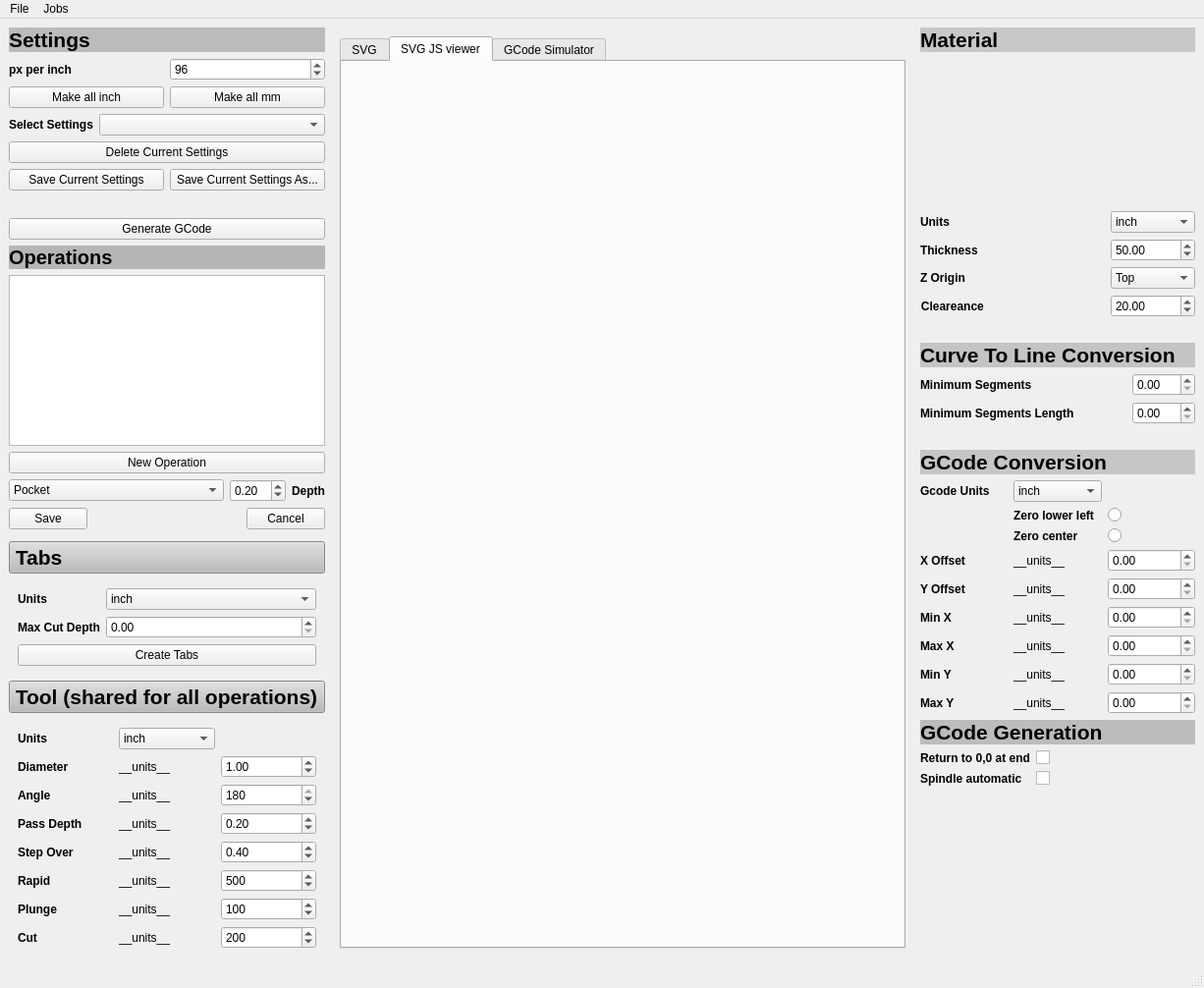
<?xml version="1.0" encoding="UTF-8"?>
<ui version="4.0">
 <class>main</class>
 <widget class="QMainWindow" name="main">
  <property name="geometry">
   <rect>
    <x>0</x>
    <y>0</y>
    <width>1226</width>
    <height>1006</height>
   </rect>
  </property>
  <property name="windowTitle">
   <string>main</string>
  </property>
  <widget class="QWidget" name="centralwidget">
   <layout class="QHBoxLayout" name="horizontalLayout_2" stretch="0,1,0">
    <item>
     <layout class="QVBoxLayout" name="verticalLayoutLeft" stretch="0,1,0,0,0,0">
      <item>
       <layout class="QVBoxLayout" name="verticalLayoutSettings" stretch="0,0,0,0,0,0">
        <item>
         <widget class="QLabel" name="label_Settings">
          <property name="font">
           <font>
            <pointsize>16</pointsize>
            <weight>75</weight>
            <bold>true</bold>
           </font>
          </property>
          <property name="styleSheet">
           <string notr="true">background-color: rgb(187, 187, 187);</string>
          </property>
          <property name="text">
           <string>Settings</string>
          </property>
         </widget>
        </item>
        <item>
         <layout class="QHBoxLayout" name="horizontalLayout">
          <item>
           <widget class="QLabel" name="label_PxPerInch">
            <property name="font">
             <font>
              <weight>75</weight>
              <bold>true</bold>
             </font>
            </property>
            <property name="text">
             <string>px per inch</string>
            </property>
           </widget>
          </item>
          <item>
           <widget class="QSpinBox" name="spinBox_PxPerInch">
            <property name="maximum">
             <number>126</number>
            </property>
            <property name="value">
             <number>96</number>
            </property>
           </widget>
          </item>
         </layout>
        </item>
        <item>
         <layout class="QHBoxLayout" name="horizontalLayout_4">
          <item>
           <widget class="QPushButton" name="pushButton_MakeAll_inch">
            <property name="text">
             <string>Make all inch</string>
            </property>
           </widget>
          </item>
          <item>
           <widget class="QPushButton" name="pushButton_MakeAll_mm">
            <property name="text">
             <string>Make all mm</string>
            </property>
           </widget>
          </item>
         </layout>
        </item>
        <item>
         <layout class="QHBoxLayout" name="horizontalLayout_5" stretch="0,1">
          <item>
           <widget class="QLabel" name="label">
            <property name="font">
             <font>
              <weight>75</weight>
              <bold>true</bold>
             </font>
            </property>
            <property name="text">
             <string>Select Settings</string>
            </property>
           </widget>
          </item>
          <item>
           <widget class="QComboBox" name="comboBox_Settings_SettingsList"/>
          </item>
         </layout>
        </item>
        <item>
         <widget class="QPushButton" name="pushButton_Settings_DeleteCurrent">
          <property name="text">
           <string>Delete Current Settings</string>
          </property>
         </widget>
        </item>
        <item>
         <layout class="QGridLayout" name="gridLayout">
          <item row="0" column="1">
           <widget class="QPushButton" name="pushButton_Settings_SaveAs">
            <property name="sizePolicy">
             <sizepolicy hsizetype="Preferred" vsizetype="Fixed">
              <horstretch>0</horstretch>
              <verstretch>0</verstretch>
             </sizepolicy>
            </property>
            <property name="text">
             <string>Save Current Settings As...</string>
            </property>
           </widget>
          </item>
          <item row="0" column="0">
           <widget class="QPushButton" name="pushButton_Settings_Save">
            <property name="sizePolicy">
             <sizepolicy hsizetype="Preferred" vsizetype="Fixed">
              <horstretch>0</horstretch>
              <verstretch>0</verstretch>
             </sizepolicy>
            </property>
            <property name="text">
             <string>Save Current Settings</string>
            </property>
           </widget>
          </item>
         </layout>
        </item>
       </layout>
      </item>
      <item>
       <layout class="QVBoxLayout" name="verticalLayoutOperations">
        <item>
         <spacer name="verticalSpacer">
          <property name="orientation">
           <enum>Qt::Vertical</enum>
          </property>
          <property name="sizeHint" stdset="0">
           <size>
            <width>20</width>
            <height>40</height>
           </size>
          </property>
         </spacer>
        </item>
        <item>
         <widget class="QPushButton" name="pushButton">
          <property name="text">
           <string>Generate GCode</string>
          </property>
         </widget>
        </item>
        <item>
         <widget class="QLabel" name="label_Operations">
          <property name="font">
           <font>
            <pointsize>15</pointsize>
            <weight>75</weight>
            <bold>true</bold>
           </font>
          </property>
          <property name="autoFillBackground">
           <bool>false</bool>
          </property>
          <property name="styleSheet">
           <string notr="true">background-color: rgb(182, 182, 182);</string>
          </property>
          <property name="text">
           <string>Operations</string>
          </property>
         </widget>
        </item>
        <item>
         <widget class="PyCutSimpleTableWidget" name="tableWidget_Operations_ViewOps"/>
        </item>
        <item>
         <widget class="QPushButton" name="pushButton_Operations_CreateNewOp">
          <property name="text">
           <string>New Operation</string>
          </property>
         </widget>
        </item>
        <item>
         <layout class="QHBoxLayout" name="horizontalLayout_3" stretch="1,0,0">
          <item>
           <widget class="QComboBox" name="comboBox_Operations_OpType">
            <item>
             <property name="text">
              <string>Pocket</string>
             </property>
            </item>
            <item>
             <property name="text">
              <string>Inside</string>
             </property>
            </item>
            <item>
             <property name="text">
              <string>Outside</string>
             </property>
            </item>
            <item>
             <property name="text">
              <string>Engrave</string>
             </property>
            </item>
            <item>
             <property name="text">
              <string>V Pocket</string>
             </property>
            </item>
           </widget>
          </item>
          <item>
           <widget class="QDoubleSpinBox" name="doubleSpinBox_Operations_OpDepth">
            <property name="maximum">
             <double>10.000000000000000</double>
            </property>
            <property name="singleStep">
             <double>0.100000000000000</double>
            </property>
            <property name="value">
             <double>0.200000000000000</double>
            </property>
           </widget>
          </item>
          <item>
           <widget class="QLabel" name="label_Operations_OpDepth">
            <property name="font">
             <font>
              <weight>75</weight>
              <bold>true</bold>
             </font>
            </property>
            <property name="text">
             <string>Depth</string>
            </property>
           </widget>
          </item>
         </layout>
        </item>
        <item>
         <layout class="QHBoxLayout" name="horizontalLayout_Op">
          <item>
           <widget class="QPushButton" name="pushButton_Operations_SaveOp">
            <property name="text">
             <string>Save</string>
            </property>
           </widget>
          </item>
          <item>
           <spacer name="horizontalSpacer">
            <property name="orientation">
             <enum>Qt::Horizontal</enum>
            </property>
            <property name="sizeHint" stdset="0">
             <size>
              <width>40</width>
              <height>20</height>
             </size>
            </property>
           </spacer>
          </item>
          <item>
           <widget class="QPushButton" name="pushButton_Operations_CancelOp">
            <property name="text">
             <string>Cancel</string>
            </property>
           </widget>
          </item>
         </layout>
        </item>
        <item>
         <widget class="QWidget" name="widget_op" native="true"/>
        </item>
       </layout>
      </item>
      <item>
       <layout class="QVBoxLayout" name="verticalLayoutTabs">
        <item>
         <widget class="QPushButton" name="pushButton_ShowHideTabs">
          <property name="font">
           <font>
            <pointsize>16</pointsize>
            <weight>75</weight>
            <bold>true</bold>
           </font>
          </property>
          <property name="styleSheet">
           <string notr="true">background-color: rgb(187, 187, 187);
text-align:left;</string>
          </property>
          <property name="text">
           <string> Tabs</string>
          </property>
         </widget>
        </item>
       </layout>
      </item>
      <item>
       <layout class="QVBoxLayout" name="verticalLayoutTabsContent" stretch="0">
        <item>
         <widget class="QWidget" name="grid_Tabs" native="true">
          <property name="minimumSize">
           <size>
            <width>0</width>
            <height>44</height>
           </size>
          </property>
          <layout class="QVBoxLayout" name="verticalLayout_4">
           <item>
            <layout class="QVBoxLayout" name="verticalLayout_2">
             <item>
              <layout class="QFormLayout" name="formLayout_Tabs">
               <property name="labelAlignment">
                <set>Qt::AlignLeading|Qt::AlignLeft|Qt::AlignVCenter</set>
               </property>
               <property name="formAlignment">
                <set>Qt::AlignLeading|Qt::AlignLeft|Qt::AlignTop</set>
               </property>
               <item row="0" column="0">
                <widget class="QLabel" name="label_TabsUnits">
                 <property name="font">
                  <font>
                   <weight>75</weight>
                   <bold>true</bold>
                  </font>
                 </property>
                 <property name="text">
                  <string>Units</string>
                 </property>
                </widget>
               </item>
               <item row="0" column="1">
                <widget class="QComboBox" name="comboBox_Tabs_Units">
                 <item>
                  <property name="text">
                   <string>inch</string>
                  </property>
                 </item>
                 <item>
                  <property name="text">
                   <string>mm</string>
                  </property>
                 </item>
                </widget>
               </item>
               <item row="1" column="0">
                <widget class="QLabel" name="label_Tabs_MaxCutDepth">
                 <property name="font">
                  <font>
                   <weight>75</weight>
                   <bold>true</bold>
                  </font>
                 </property>
                 <property name="text">
                  <string>Max Cut Depth</string>
                 </property>
                </widget>
               </item>
               <item row="1" column="1">
                <widget class="QDoubleSpinBox" name="doubleSpinBox_Tabs_MaxCutDepth"/>
               </item>
              </layout>
             </item>
            </layout>
           </item>
           <item>
            <widget class="QPushButton" name="pushButton_Tabs_CreateTabs">
             <property name="text">
              <string>Create Tabs</string>
             </property>
            </widget>
           </item>
          </layout>
         </widget>
        </item>
       </layout>
      </item>
      <item>
       <layout class="QVBoxLayout" name="verticalLayoutTools">
        <item>
         <layout class="QHBoxLayout" name="horizontalLayout_7" stretch="0">
          <item>
           <widget class="QPushButton" name="pushButton_ShowHideTool">
            <property name="sizePolicy">
             <sizepolicy hsizetype="Expanding" vsizetype="Fixed">
              <horstretch>0</horstretch>
              <verstretch>0</verstretch>
             </sizepolicy>
            </property>
            <property name="maximumSize">
             <size>
              <width>16777215</width>
              <height>16777215</height>
             </size>
            </property>
            <property name="font">
             <font>
              <pointsize>16</pointsize>
              <weight>75</weight>
              <bold>true</bold>
             </font>
            </property>
            <property name="styleSheet">
             <string notr="true">background-color: rgb(187, 187, 187);
text-align:left;</string>
            </property>
            <property name="text">
             <string> Tool (shared for all operations)</string>
            </property>
           </widget>
          </item>
         </layout>
        </item>
       </layout>
      </item>
      <item>
       <layout class="QVBoxLayout" name="verticalLayoutToolsContent">
        <item>
         <widget class="QWidget" name="grid_Tool" native="true">
          <layout class="QGridLayout" name="gridLayout_2">
           <item row="0" column="0">
            <layout class="QGridLayout" name="gridLayout_Tool">
             <item row="0" column="0">
              <widget class="QLabel" name="label_Tool_Units">
               <property name="font">
                <font>
                 <weight>75</weight>
                 <bold>true</bold>
                </font>
               </property>
               <property name="text">
                <string>Units</string>
               </property>
              </widget>
             </item>
             <item row="0" column="1">
              <widget class="QComboBox" name="comboBox_Tool_Units">
               <item>
                <property name="text">
                 <string>inch</string>
                </property>
               </item>
               <item>
                <property name="text">
                 <string>mm</string>
                </property>
               </item>
              </widget>
             </item>
             <item row="1" column="0">
              <widget class="QLabel" name="label_Tool_Diameter">
               <property name="font">
                <font>
                 <weight>75</weight>
                 <bold>true</bold>
                </font>
               </property>
               <property name="text">
                <string>Diameter</string>
               </property>
              </widget>
             </item>
             <item row="1" column="1">
              <widget class="QLabel" name="label_Tool_Diameter_UnitsDescr">
               <property name="text">
                <string>__units__</string>
               </property>
              </widget>
             </item>
             <item row="1" column="2">
              <widget class="QDoubleSpinBox" name="doubleSpinBox_Tool_Diameter">
               <property name="maximum">
                <double>32.000000000000000</double>
               </property>
               <property name="value">
                <double>1.000000000000000</double>
               </property>
              </widget>
             </item>
             <item row="2" column="0">
              <widget class="QLabel" name="label_Tool_Angle">
               <property name="font">
                <font>
                 <weight>75</weight>
                 <bold>true</bold>
                </font>
               </property>
               <property name="text">
                <string>Angle</string>
               </property>
              </widget>
             </item>
             <item row="2" column="1">
              <widget class="QLabel" name="label_Tool_Angle_UnitsDescr">
               <property name="text">
                <string>__units__</string>
               </property>
              </widget>
             </item>
             <item row="3" column="0">
              <widget class="QLabel" name="label_Tool_PassDepth">
               <property name="font">
                <font>
                 <weight>75</weight>
                 <bold>true</bold>
                </font>
               </property>
               <property name="text">
                <string>Pass Depth</string>
               </property>
              </widget>
             </item>
             <item row="3" column="1">
              <widget class="QLabel" name="label_Tool_PassDepth_UnitsDescr">
               <property name="text">
                <string>__units__</string>
               </property>
              </widget>
             </item>
             <item row="3" column="2">
              <widget class="QDoubleSpinBox" name="doubleSpinBox_Tool_PassDepth">
               <property name="maximum">
                <double>10.000000000000000</double>
               </property>
               <property name="singleStep">
                <double>0.500000000000000</double>
               </property>
               <property name="value">
                <double>0.200000000000000</double>
               </property>
              </widget>
             </item>
             <item row="4" column="0">
              <widget class="QLabel" name="label_Tool_StepOver">
               <property name="font">
                <font>
                 <weight>75</weight>
                 <bold>true</bold>
                </font>
               </property>
               <property name="text">
                <string>Step Over</string>
               </property>
              </widget>
             </item>
             <item row="4" column="1">
              <widget class="QLabel" name="label_Tool_StepOver_UnitsDescr">
               <property name="text">
                <string>__units__</string>
               </property>
              </widget>
             </item>
             <item row="4" column="2">
              <widget class="QDoubleSpinBox" name="doubleSpinBox_Tool_StepOver">
               <property name="maximum">
                <double>1.000000000000000</double>
               </property>
               <property name="singleStep">
                <double>0.010000000000000</double>
               </property>
               <property name="value">
                <double>0.400000000000000</double>
               </property>
              </widget>
             </item>
             <item row="5" column="0">
              <widget class="QLabel" name="label_Tool_Rapid">
               <property name="font">
                <font>
                 <weight>75</weight>
                 <bold>true</bold>
                </font>
               </property>
               <property name="text">
                <string>Rapid</string>
               </property>
              </widget>
             </item>
             <item row="5" column="1">
              <widget class="QLabel" name="label_Tool_Rapid_UnitsDescr">
               <property name="text">
                <string>__units__</string>
               </property>
              </widget>
             </item>
             <item row="6" column="0">
              <widget class="QLabel" name="label_Tool_Plunge">
               <property name="font">
                <font>
                 <weight>75</weight>
                 <bold>true</bold>
                </font>
               </property>
               <property name="text">
                <string>Plunge</string>
               </property>
              </widget>
             </item>
             <item row="6" column="1">
              <widget class="QLabel" name="label_Tool_Plunge_UnitsDescr">
               <property name="text">
                <string>__units__</string>
               </property>
              </widget>
             </item>
             <item row="7" column="0">
              <widget class="QLabel" name="label_Tool_Cut">
               <property name="font">
                <font>
                 <weight>75</weight>
                 <bold>true</bold>
                </font>
               </property>
               <property name="text">
                <string>Cut</string>
               </property>
              </widget>
             </item>
             <item row="7" column="1">
              <widget class="QLabel" name="label_Tool_Cut_UnitsDescr">
               <property name="text">
                <string>__units__</string>
               </property>
              </widget>
             </item>
             <item row="7" column="2">
              <widget class="QSpinBox" name="spinBox_Tool_Cut">
               <property name="toolTip">
                <string>The speed the tool moves horizontally during cutting</string>
               </property>
               <property name="maximum">
                <number>1000</number>
               </property>
               <property name="value">
                <number>200</number>
               </property>
              </widget>
             </item>
             <item row="6" column="2">
              <widget class="QSpinBox" name="spinBox_Tool_Plunge">
               <property name="toolTip">
                <string>The speed the tool plunges downwards into the material</string>
               </property>
               <property name="maximum">
                <number>1000</number>
               </property>
               <property name="value">
                <number>100</number>
               </property>
              </widget>
             </item>
             <item row="5" column="2">
              <widget class="QSpinBox" name="spinBox_Tool_Rapid">
               <property name="toolTip">
                <string>The speed the tool moves while not cutting</string>
               </property>
               <property name="maximum">
                <number>1000</number>
               </property>
               <property name="value">
                <number>500</number>
               </property>
              </widget>
             </item>
             <item row="2" column="2">
              <widget class="QSpinBox" name="spinBox_Tool_Angle">
               <property name="maximum">
                <number>180</number>
               </property>
               <property name="value">
                <number>180</number>
               </property>
              </widget>
             </item>
            </layout>
           </item>
          </layout>
         </widget>
        </item>
       </layout>
      </item>
     </layout>
    </item>
    <item>
     <widget class="QWidget" name="centralArea" native="true">
      <property name="minimumSize">
       <size>
        <width>400</width>
        <height>0</height>
       </size>
      </property>
      <property name="maximumSize">
       <size>
        <width>16777215</width>
        <height>16777215</height>
       </size>
      </property>
      <layout class="QVBoxLayout" name="verticalLayout" stretch="0">
       <item>
        <widget class="QTabWidget" name="tabWidget">
         <property name="currentIndex">
          <number>1</number>
         </property>
         <widget class="QWidget" name="svg">
          <attribute name="title">
           <string>SVG</string>
          </attribute>
          <layout class="QVBoxLayout" name="verticalLayout_3"/>
         </widget>
         <widget class="QWidget" name="svg_js">
          <attribute name="title">
           <string>SVG JS viewer</string>
          </attribute>
         </widget>
         <widget class="QWidget" name="webgl">
          <attribute name="title">
           <string>GCode Simulator</string>
          </attribute>
          <layout class="QVBoxLayout" name="verticalLayout_5"/>
         </widget>
        </widget>
       </item>
      </layout>
     </widget>
    </item>
    <item>
     <layout class="QVBoxLayout" name="verticalLayoutRight" stretch="0,0,0,0,1">
      <item>
       <layout class="QVBoxLayout" name="verticalLayoutMaterial">
        <property name="bottomMargin">
         <number>20</number>
        </property>
        <item>
         <widget class="QLabel" name="labelMaterial">
          <property name="font">
           <font>
            <pointsize>16</pointsize>
            <weight>75</weight>
            <bold>true</bold>
           </font>
          </property>
          <property name="styleSheet">
           <string notr="true">background-color: rgb(200, 200, 200);</string>
          </property>
          <property name="text">
           <string>Material</string>
          </property>
         </widget>
        </item>
        <item>
         <layout class="QHBoxLayout" name="horizontalLayout_6">
          <item>
           <spacer name="horizontalSpacer_3">
            <property name="orientation">
             <enum>Qt::Horizontal</enum>
            </property>
            <property name="sizeHint" stdset="0">
             <size>
              <width>40</width>
              <height>20</height>
             </size>
            </property>
           </spacer>
          </item>
          <item>
           <widget class="QWidget" name="widget_display_material" native="true">
            <property name="minimumSize">
             <size>
              <width>200</width>
              <height>150</height>
             </size>
            </property>
            <property name="maximumSize">
             <size>
              <width>200</width>
              <height>150</height>
             </size>
            </property>
           </widget>
          </item>
          <item>
           <spacer name="horizontalSpacer_4">
            <property name="orientation">
             <enum>Qt::Horizontal</enum>
            </property>
            <property name="sizeHint" stdset="0">
             <size>
              <width>40</width>
              <height>20</height>
             </size>
            </property>
           </spacer>
          </item>
         </layout>
        </item>
        <item>
         <layout class="QFormLayout" name="formLayout_Material">
          <property name="labelAlignment">
           <set>Qt::AlignLeading|Qt::AlignLeft|Qt::AlignVCenter</set>
          </property>
          <property name="formAlignment">
           <set>Qt::AlignRight|Qt::AlignTop|Qt::AlignTrailing</set>
          </property>
          <item row="0" column="0">
           <widget class="QLabel" name="label_Material_Units">
            <property name="font">
             <font>
              <weight>75</weight>
              <bold>true</bold>
             </font>
            </property>
            <property name="text">
             <string>Units</string>
            </property>
           </widget>
          </item>
          <item row="0" column="1">
           <widget class="QComboBox" name="comboBox_Material_Units">
            <item>
             <property name="text">
              <string>inch</string>
             </property>
            </item>
            <item>
             <property name="text">
              <string>mm</string>
             </property>
            </item>
           </widget>
          </item>
          <item row="1" column="0">
           <widget class="QLabel" name="label_Material_Thickness">
            <property name="font">
             <font>
              <weight>75</weight>
              <bold>true</bold>
             </font>
            </property>
            <property name="text">
             <string>Thickness</string>
            </property>
           </widget>
          </item>
          <item row="1" column="1">
           <widget class="QDoubleSpinBox" name="doubleSpinBox_Material_Thickness">
            <property name="value">
             <double>50.000000000000000</double>
            </property>
           </widget>
          </item>
          <item row="2" column="0">
           <widget class="QLabel" name="label_Material_ZOrigin">
            <property name="font">
             <font>
              <weight>75</weight>
              <bold>true</bold>
             </font>
            </property>
            <property name="text">
             <string>Z Origin</string>
            </property>
           </widget>
          </item>
          <item row="2" column="1">
           <widget class="QComboBox" name="comboBox_Material_ZOrigin">
            <property name="sizePolicy">
             <sizepolicy hsizetype="Preferred" vsizetype="Preferred">
              <horstretch>0</horstretch>
              <verstretch>0</verstretch>
             </sizepolicy>
            </property>
            <item>
             <property name="text">
              <string>Top</string>
             </property>
            </item>
            <item>
             <property name="text">
              <string>Bottom</string>
             </property>
            </item>
           </widget>
          </item>
          <item row="3" column="0">
           <widget class="QLabel" name="label_Material_Clearance">
            <property name="font">
             <font>
              <weight>75</weight>
              <bold>true</bold>
             </font>
            </property>
            <property name="text">
             <string>Cleareance                                     </string>
            </property>
            <property name="alignment">
             <set>Qt::AlignRight|Qt::AlignTrailing|Qt::AlignVCenter</set>
            </property>
           </widget>
          </item>
          <item row="3" column="1">
           <widget class="QDoubleSpinBox" name="doubleSpinBox_Material_Clearance">
            <property name="value">
             <double>20.000000000000000</double>
            </property>
           </widget>
          </item>
         </layout>
        </item>
       </layout>
      </item>
      <item>
       <layout class="QVBoxLayout" name="verticalLayoutCurveToLineConversion">
        <property name="bottomMargin">
         <number>20</number>
        </property>
        <item>
         <widget class="QLabel" name="labelCurveToLineConversion">
          <property name="font">
           <font>
            <pointsize>16</pointsize>
            <weight>75</weight>
            <bold>true</bold>
           </font>
          </property>
          <property name="styleSheet">
           <string notr="true">background-color: rgb(196, 196, 196);</string>
          </property>
          <property name="text">
           <string>Curve To Line Conversion</string>
          </property>
         </widget>
        </item>
        <item>
         <layout class="QFormLayout" name="formLayoutCurveToLineConversion">
          <property name="labelAlignment">
           <set>Qt::AlignLeading|Qt::AlignLeft|Qt::AlignVCenter</set>
          </property>
          <property name="formAlignment">
           <set>Qt::AlignLeading|Qt::AlignLeft|Qt::AlignTop</set>
          </property>
          <property name="verticalSpacing">
           <number>6</number>
          </property>
          <item row="0" column="0">
           <widget class="QLabel" name="label_CurveToLineConversion_MinimumSegments">
            <property name="font">
             <font>
              <weight>75</weight>
              <bold>true</bold>
             </font>
            </property>
            <property name="text">
             <string>Minimum Segments</string>
            </property>
           </widget>
          </item>
          <item row="0" column="1">
           <widget class="QDoubleSpinBox" name="doubleSpinBox_CurveToLineConversion_MinimumSegments"/>
          </item>
          <item row="1" column="0">
           <widget class="QLabel" name="label_CurveToLineConversion_MinimumSegmentsLength">
            <property name="font">
             <font>
              <weight>75</weight>
              <bold>true</bold>
             </font>
            </property>
            <property name="text">
             <string>Minimum Segments Length                </string>
            </property>
           </widget>
          </item>
          <item row="1" column="1">
           <widget class="QDoubleSpinBox" name="doubleSpinBox_CurveToLineConversion_MinimumSegmentsLength"/>
          </item>
         </layout>
        </item>
       </layout>
      </item>
      <item>
       <layout class="QVBoxLayout" name="verticalLayoutGCodeConversion" stretch="0,0">
        <item>
         <widget class="QLabel" name="label_GCcodeConversion">
          <property name="font">
           <font>
            <pointsize>16</pointsize>
            <weight>75</weight>
            <bold>true</bold>
           </font>
          </property>
          <property name="styleSheet">
           <string notr="true">background-color: rgb(198, 198, 198);</string>
          </property>
          <property name="text">
           <string>GCode Conversion</string>
          </property>
         </widget>
        </item>
        <item>
         <layout class="QGridLayout" name="gridLayout_GCodeConversion">
          <item row="6" column="0">
           <widget class="QLabel" name="label_GCodeConversion_MinX">
            <property name="font">
             <font>
              <weight>75</weight>
              <bold>true</bold>
             </font>
            </property>
            <property name="text">
             <string>Min X</string>
            </property>
           </widget>
          </item>
          <item row="4" column="1">
           <widget class="QLabel" name="label_GCodeConversion_XOffset_UnitsDescr">
            <property name="text">
             <string>__units__</string>
            </property>
           </widget>
          </item>
          <item row="2" column="2">
           <widget class="QRadioButton" name="radioButton_GCodeConversion_ZeroCenter">
            <property name="text">
             <string/>
            </property>
           </widget>
          </item>
          <item row="6" column="2">
           <widget class="QDoubleSpinBox" name="doubleSpinBox_GCodeConversion_MinX"/>
          </item>
          <item row="8" column="2">
           <widget class="QDoubleSpinBox" name="doubleSpinBox_GCodeConversion_MinY"/>
          </item>
          <item row="1" column="1">
           <widget class="QLabel" name="label_GCodeConversion_ZeroLowerLeft">
            <property name="font">
             <font>
              <weight>75</weight>
              <bold>true</bold>
             </font>
            </property>
            <property name="text">
             <string>Zero lower left</string>
            </property>
           </widget>
          </item>
          <item row="5" column="0">
           <widget class="QLabel" name="label_GCodeConversion_YOffset">
            <property name="font">
             <font>
              <weight>75</weight>
              <bold>true</bold>
             </font>
            </property>
            <property name="text">
             <string>Y Offset</string>
            </property>
           </widget>
          </item>
          <item row="9" column="1">
           <widget class="QLabel" name="label_GCodeConversion_MaxY_UnitsDescr">
            <property name="text">
             <string>__units__</string>
            </property>
           </widget>
          </item>
          <item row="7" column="1">
           <widget class="QLabel" name="label_GCodeConversion_MaxX_UnitsDescr">
            <property name="text">
             <string>__units__</string>
            </property>
           </widget>
          </item>
          <item row="9" column="0">
           <widget class="QLabel" name="label_GCodeConversion_MaxY">
            <property name="font">
             <font>
              <weight>75</weight>
              <bold>true</bold>
             </font>
            </property>
            <property name="text">
             <string>Max Y</string>
            </property>
           </widget>
          </item>
          <item row="8" column="0">
           <widget class="QLabel" name="label_GCodeConversion_MinY">
            <property name="font">
             <font>
              <weight>75</weight>
              <bold>true</bold>
             </font>
            </property>
            <property name="text">
             <string>Min Y</string>
            </property>
           </widget>
          </item>
          <item row="2" column="1">
           <widget class="QLabel" name="label_GCodeConversion_ZeroCenter">
            <property name="font">
             <font>
              <weight>75</weight>
              <bold>true</bold>
             </font>
            </property>
            <property name="text">
             <string>Zero center</string>
            </property>
           </widget>
          </item>
          <item row="0" column="0">
           <widget class="QLabel" name="label_GCodeConversion_GCodeUnits">
            <property name="font">
             <font>
              <weight>75</weight>
              <bold>true</bold>
             </font>
            </property>
            <property name="text">
             <string>Gcode Units</string>
            </property>
           </widget>
          </item>
          <item row="6" column="1">
           <widget class="QLabel" name="label_GCodeConversion_MinX_UnitsDescr">
            <property name="text">
             <string>__units__</string>
            </property>
           </widget>
          </item>
          <item row="1" column="2">
           <widget class="QRadioButton" name="radioButton_GCodeConversion_ZeroLowerLeft">
            <property name="text">
             <string/>
            </property>
           </widget>
          </item>
          <item row="8" column="1">
           <widget class="QLabel" name="label_GCodeConversion_MinY_UnitsDescr">
            <property name="text">
             <string>__units__</string>
            </property>
           </widget>
          </item>
          <item row="5" column="1">
           <widget class="QLabel" name="label_GCodeConversion_YOffset_UnitsDescr">
            <property name="text">
             <string>__units__</string>
            </property>
           </widget>
          </item>
          <item row="7" column="2">
           <widget class="QDoubleSpinBox" name="doubleSpinBox_GCodeConversion_MaxX"/>
          </item>
          <item row="4" column="2">
           <widget class="QDoubleSpinBox" name="doubleSpinBox_GCodeConversion_XOffset"/>
          </item>
          <item row="4" column="0">
           <widget class="QLabel" name="label_GCodeConversion_XOffset">
            <property name="font">
             <font>
              <weight>75</weight>
              <bold>true</bold>
             </font>
            </property>
            <property name="text">
             <string>X Offset</string>
            </property>
           </widget>
          </item>
          <item row="5" column="2">
           <widget class="QDoubleSpinBox" name="doubleSpinBox_GCodeConversion_YOffset"/>
          </item>
          <item row="9" column="2">
           <widget class="QDoubleSpinBox" name="doubleSpinBox_GCodeConversion_MaxY"/>
          </item>
          <item row="0" column="1">
           <widget class="QComboBox" name="comboBox_GCodeConversion_Units">
            <item>
             <property name="text">
              <string>inch</string>
             </property>
            </item>
            <item>
             <property name="text">
              <string>mm</string>
             </property>
            </item>
           </widget>
          </item>
          <item row="7" column="0">
           <widget class="QLabel" name="label_GCodeConversion_MaxX">
            <property name="font">
             <font>
              <weight>75</weight>
              <bold>true</bold>
             </font>
            </property>
            <property name="text">
             <string>Max X</string>
            </property>
           </widget>
          </item>
         </layout>
        </item>
       </layout>
      </item>
      <item>
       <layout class="QVBoxLayout" name="verticalLayoutGCodeGeneration">
        <item>
         <widget class="QLabel" name="labelGCodeGeneration">
          <property name="font">
           <font>
            <pointsize>16</pointsize>
            <weight>75</weight>
            <bold>true</bold>
           </font>
          </property>
          <property name="styleSheet">
           <string notr="true">background-color: rgb(188, 188, 188);</string>
          </property>
          <property name="text">
           <string>GCode Generation</string>
          </property>
         </widget>
        </item>
        <item>
         <layout class="QFormLayout" name="formLayout_GCodeGeneration">
          <property name="formAlignment">
           <set>Qt::AlignCenter</set>
          </property>
          <item row="0" column="0">
           <widget class="QLabel" name="label_GCodeGeneration_ReturnToZeroAtEnd">
            <property name="font">
             <font>
              <weight>75</weight>
              <bold>true</bold>
             </font>
            </property>
            <property name="text">
             <string>Return to 0,0 at end</string>
            </property>
            <property name="alignment">
             <set>Qt::AlignLeading|Qt::AlignLeft|Qt::AlignVCenter</set>
            </property>
           </widget>
          </item>
          <item row="0" column="1">
           <widget class="QCheckBox" name="checkBox_GCodeGeneration_ReturnToZeroAtEnd">
            <property name="text">
             <string/>
            </property>
           </widget>
          </item>
          <item row="1" column="0">
           <widget class="QLabel" name="labelGCodeGenerationSpindleAutomatic">
            <property name="font">
             <font>
              <weight>75</weight>
              <bold>true</bold>
             </font>
            </property>
            <property name="text">
             <string>Spindle automatic</string>
            </property>
           </widget>
          </item>
          <item row="1" column="1">
           <widget class="QCheckBox" name="checkBox_GCodeGeneration_SpindleAutomatic">
            <property name="text">
             <string/>
            </property>
           </widget>
          </item>
         </layout>
        </item>
       </layout>
      </item>
      <item>
       <spacer name="verticalSpacer_2">
        <property name="orientation">
         <enum>Qt::Vertical</enum>
        </property>
        <property name="sizeHint" stdset="0">
         <size>
          <width>20</width>
          <height>40</height>
         </size>
        </property>
       </spacer>
      </item>
     </layout>
    </item>
   </layout>
  </widget>
  <widget class="QMenuBar" name="menubar">
   <property name="geometry">
    <rect>
     <x>0</x>
     <y>0</y>
     <width>1226</width>
     <height>21</height>
    </rect>
   </property>
   <widget class="QMenu" name="menuFile">
    <property name="title">
     <string>File</string>
    </property>
    <addaction name="actionOpenSvg"/>
    <addaction name="separator"/>
   </widget>
   <widget class="QMenu" name="menuJobs">
    <property name="title">
     <string>Jobs</string>
    </property>
    <addaction name="actionNewJob"/>
    <addaction name="actionOpenJob"/>
    <addaction name="actionSaveJobAs"/>
   </widget>
   <addaction name="menuFile"/>
   <addaction name="menuJobs"/>
  </widget>
  <widget class="QStatusBar" name="statusbar"/>
  <action name="actionOpenSvg">
   <property name="text">
    <string>Open SVG</string>
   </property>
  </action>
  <action name="actionNewJob">
   <property name="text">
    <string>New Job</string>
   </property>
  </action>
  <action name="actionOpenJob">
   <property name="text">
    <string>Open Job...</string>
   </property>
  </action>
  <action name="actionSaveJobAs">
   <property name="text">
    <string>Save Job As...</string>
   </property>
  </action>
 </widget>
 <customwidgets>
  <customwidget>
   <class>PyCutSimpleTableWidget</class>
   <extends>QTableWidget</extends>
   <header>pycut_operations_simpletablewidget.h</header>
  </customwidget>
 </customwidgets>
 <resources/>
 <connections/>
</ui>
